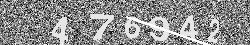
#> input picture tw_captcha_cracker/human1.png, 250 x 45 px
$ python threshold_test.py
#> lines starting #> are read from the running program, lines starting #| are printed output that depends on the picture; after the words box and inside, x2 and y2 are one past the last pixel; in counts of white or black regions, pixels touching at a corner belong together
import cv2
import numpy as np
from matplotlib import pyplot as plt

img = cv2.imread('human1.png',0)
#> img is the input picture: shape (45, 250); min 0, max 255, mean 140.6
#img = cv2.medianBlur(img,5)

ret,th1 = cv2.threshold(img,220,200,cv2.THRESH_BINARY_INV)
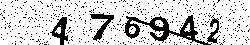
#> th1: shape (45, 250); values 0 (black) and 200 (white), 81.8% white; 467 black regions (464 under 20 px), largest, box (x1, y1, x2, y2) and area: (124, 15, 220, 45) 976, (90, 13, 114, 41) 236, (50, 17, 68, 45) 234
th2 = cv2.adaptiveThreshold(img,255,cv2.ADAPTIVE_THRESH_MEAN_C,\
            cv2.THRESH_BINARY,11,2)
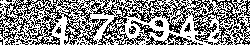
#> th2: shape (45, 250); 53.8% white; black in thin lines or dots
th3 = cv2.adaptiveThreshold(img,255,cv2.ADAPTIVE_THRESH_GAUSSIAN_C,\
            cv2.THRESH_BINARY,11,2)
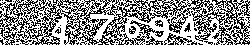
#> th3: shape (45, 250); 54.9% white; black in thin lines or dots

plt.subplot(2,2,1),plt.imshow(img,'gray')
plt.title('input image')
plt.subplot(2,2,2),plt.imshow(th1,'gray')
plt.title('Global Thresholding')
plt.subplot(2,2,3),plt.imshow(th2,'gray')
plt.title('Adaptive Mean Thresholding')
plt.subplot(2,2,4),plt.imshow(th3,'gray')
plt.title('Adaptive Gaussian Thresholding')

plt.show()
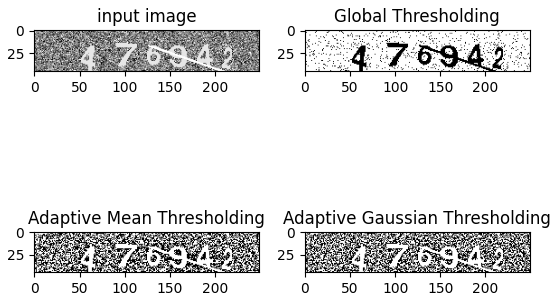
#> figure drawn by matplotlib, 4 panels

$ run again, with tw_captcha_cracker/human2.png copied over tw_captcha_cracker/human1.png
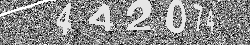
#> input picture tw_captcha_cracker/human2.png, 250 x 45 px
#> img is the input picture: shape (45, 250); min 0, max 255, mean 141.8
#> `ret,th1 = cv2.threshold(img,220,200,cv2.THRESH_BINARY_INV)`:
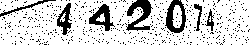
#> th1: shape (45, 250); values 0 (black) and 200 (white), 80.4% white; 466 black regions (459 under 20 px), largest, box (x1, y1, x2, y2) and area: (126, 0, 153, 31) 405, (165, 0, 186, 33) 349, (89, 4, 115, 31) 306
#> th2: shape (45, 250); 53.9% white; black in thin lines or dots
#> th3: shape (45, 250); 55.2% white; black in thin lines or dots
#> `plt.show()`:
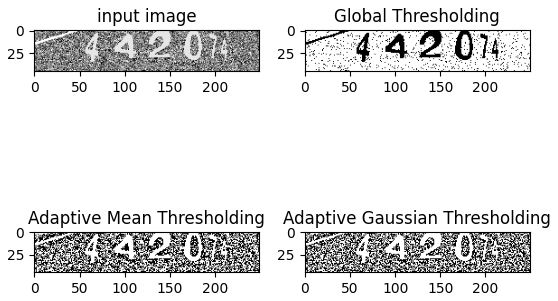
#> figure drawn by matplotlib, 4 panels

$ run again, with tw_captcha_cracker/human3.png copied over tw_captcha_cracker/human1.png
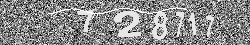
#> input picture tw_captcha_cracker/human3.png, 250 x 45 px
#> img is the input picture: shape (45, 250); min 0, max 255, mean 137.9
#> `ret,th1 = cv2.threshold(img,220,200,cv2.THRESH_BINARY_INV)`:
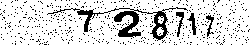
#> th1: shape (45, 250); values 0 (black) and 200 (white), 84.2% white; 493 black regions (489 under 20 px), largest, box (x1, y1, x2, y2) and area: (47, 7, 188, 41) 896, (176, 12, 184, 37) 84, (187, 13, 197, 35) 83, (206, 15, 214, 37) 71
#> th2: shape (45, 250); 52.2% white; black in thin lines or dots
#> th3: shape (45, 250); 53.3% white; black in thin lines or dots
#> `plt.show()`:
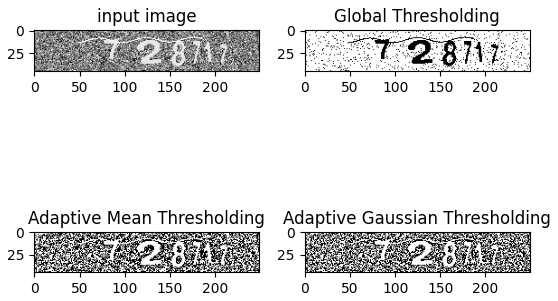
#> figure drawn by matplotlib, 4 panels

$ run again, with tw_captcha_cracker/human4.png copied over tw_captcha_cracker/human1.png
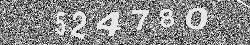
#> input picture tw_captcha_cracker/human4.png, 250 x 45 px
#> img is the input picture: shape (45, 250); min 0, max 255, mean 138.3
#> `ret,th1 = cv2.threshold(img,220,200,cv2.THRESH_BINARY_INV)`:
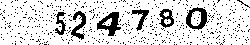
#> th1: shape (45, 250); values 0 (black) and 200 (white), 83.8% white; 487 black regions (481 under 20 px), largest, box (x1, y1, x2, y2) and area: (97, 12, 121, 36) 289, (186, 7, 209, 30) 249, (71, 11, 86, 40) 197, (159, 9, 174, 28) 151, (131, 9, 149, 31) 143, (55, 12, 66, 35) 122
#> th2: shape (45, 250); 53.1% white; black in thin lines or dots
#> th3: shape (45, 250); 54.2% white; black in thin lines or dots
#> `plt.show()`:
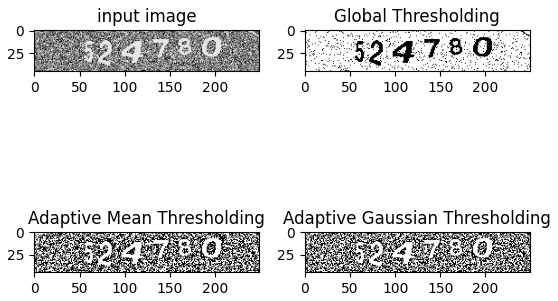
#> figure drawn by matplotlib, 4 panels
